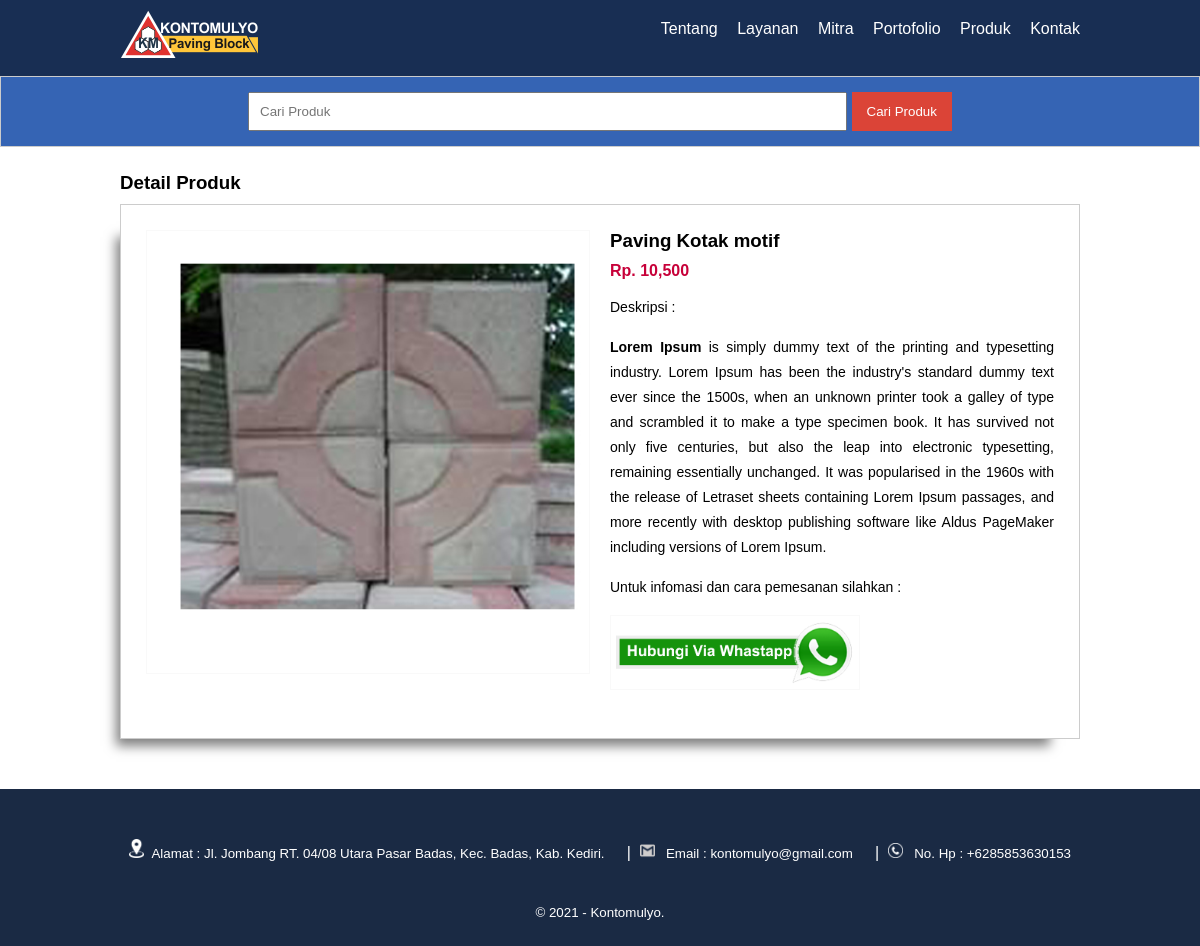
Page /detail-produk.php?id=34 on the committed database.
### tables this page shows
CREATE TABLE `tb_product` (
  `product_id` int(11) NOT NULL,
  `category_id` int(11) NOT NULL,
  `product_name` varchar(100) NOT NULL,
  `product_price` int(11) NOT NULL,
  `product_description` text NOT NULL,
  `product_image` varchar(100) NOT NULL,
  `product_status` tinyint(1) NOT NULL,
  `data_created` timestamp NOT NULL DEFAULT current_timestamp()
);

### detail-produk.php (the view, shortened to what this page needs)
<?php
	include 'db.php';
	$kontak = mysqli_query($conn, "SELECT admin_telp, admin_email, admin_address FROM tb_admin WHERE admin_id = 1");
	$a = mysqli_fetch_object($kontak);
	$produk = mysqli_query($conn, "SELECT * FROM tb_product WHERE product_id = '".$_GET['id']."' ");
	$p = mysqli_fetch_object($produk);
?>
<!DOCTYPE html>
<html>
<head>
	<link rel="stylesheet" type="text/css" href="css/style.css">
</head>
<body>
	<header>
		<div class="container">
		<h1><a href ="index.php"><img src="img/km-logo.png" /></a></h1>
			<ul>
			<li><a href="tentang.php">Tentang</a></li>
				<li><a href="layanan.php">Layanan</a></li>
				<li><a href="mitra.php">Mitra</a></li>
				<li><a href="portofolio.php">Portofolio</a></li>
				<li><a href="produk.php">Produk</a></li>
				<li><a href="kontak.php">Kontak</a></li>
			</ul>
		</div>
	</header>
	<div class="search">
		<div class="container">
			<form action="produk.php">
				<input type="text" name="search" placeholder="Cari Produk" value="<?php echo $_GET['search'] ?>">
				<input type="submit" name="cari" value="Cari Produk">
			</form>
		</div>
	</div>
	<div class="section">
		<div class="container">
			<h3>Detail Produk</h3>
			<div class="box">
				<div class="col-2">
					<img src="produk/<?php echo $p->product_image ?>" width="100%">
				</div>
				<div class="col-2">
					<h3><?php echo $p->product_name ?></h3>
					<h4>Rp. <?php echo number_format($p->product_price) ?></h4>
					<p>Deskripsi :<br><?php echo $p->product_description ?></p>
						<p>Untuk infomasi dan cara pemesanan silahkan :</p>
						<p><a href="https://api.whatsapp.com/send?phone=<?php echo $a->admin_telp ?>&text=Hai, saya tertarik dengan produk Anda." target="_blank"><img src="img/wa-contact.png" width="250px"></a></p>
				</div>
			</div>
		</div>
	</div>
		<div class="footer">
		<div class="container">
		<small><img src="img/lokasi.png" width="15px">&nbsp;&nbsp;Alamat : <?php echo $a->admin_address ?></small>
		 &nbsp;&nbsp;&nbsp;&nbsp;|&nbsp;&nbsp;<small><img src="img/mail.png" width="15px">&nbsp;&nbsp;&nbsp;Email : <?php echo $a->admin_email ?></small>
		 &nbsp;&nbsp;&nbsp;&nbsp;|&nbsp;&nbsp;<small><img src="img/telp.png" width="15px">&nbsp;&nbsp;&nbsp;No. Hp : <?php echo $a->admin_telp ?></small>
<br>
<br>
			<small>&copy; 2021 - Kontomulyo.</small>
		</div>
	</div>
</body>
</html>

### css/style.css (style rules this page uses)
* { padding:0; margin:0; font-family: 'Roboto', sans-serif; font-family: 'Zen Kaku Gothic Antique', sans-serif; }
body { background-color: #ffffff; }
a { color: inherit; text-decoration: none; }
header { background-color: #182e53; color: #fff; position: top; }
header h1 { float: left; padding:10px 0; }
header ul { float: right; }
header ul li { display: inline-block; }
header ul li a { padding:20px 0 20px 15px; display: inline-block; }
.container { width: 80%; margin:0 auto; }
.container:after { content: ''; display: block; clear: both; }
.section { padding:25px 0; }
.box { background-color: #fff; border:1px solid #ccc; padding:15px; box-sizing: border-box; margin:10px 0 25px 0; box-shadow: -17px 20px 11px -13px rgba(0,0,0,0.5); -webkit-box-shadow: -17px 20px 11px -13px rgba(0,0,0,0.5); -moz-box-shadow: -17px 20px 11px -13px rgba(0,0,0,0.5); }
.box:after { content: ''; display: block; clear: both; }
.search { padding:15px 0; background-color: #3564b4; border:1px solid #ccc; text-align: center; }
.search input[type=text] { width: 60%; padding:10px; }
.search input[type=submit] { padding:12px 15px; background-color: #DB4437; color:#fff; border:none; cursor: pointer; }
.footer { padding:25px 0; background-color: #1a2a44; color: #fff; text-align: center; }
.footer small { margin-top: 25px; display: inline-block; }
.col-2 { width: 50%; min-height: 200px; padding:10px; box-sizing: border-box; float: left; }
.col-2 img { border:1px solid #f9f9f9; padding:5px; box-sizing: border-box; }
.col-2 h3 { margin-bottom: 10px; }
.col-2 h4 { color: #C70039; }
.col-2 p { margin:15px 0; text-align: justify; line-height: 25px; font-size:14px; }

### rows in the picture
tb_product: product_image (picture), product_name "Paving Kotak motif", product_price "10,500", product_description "Lorem Ipsum is simply dummy text of the printing and typesetting industry. Lorem Ipsum has been the industry's standard dummy text ever since the 1500s, when an unknown printer took a galley of type and scrambled it to make a type specimen book. It has survived not only five centuries, but also the leap into electronic typesetting, remaining essentially unchanged. It was popularised in the 1960s with the release of Letraset sheets containing Lorem Ipsum passages, and more recently with desktop publishing software like Aldus PageMaker including versions of Lorem Ipsum."

### other values in the picture
$a->admin_address "Jl. Jombang RT. 04/08 Utara Pasar Badas, Kec. Badas, Kab. Kediri."
$a->admin_email "kontomulyo@gmail.com"
$a->admin_telp "+6285853630153"
